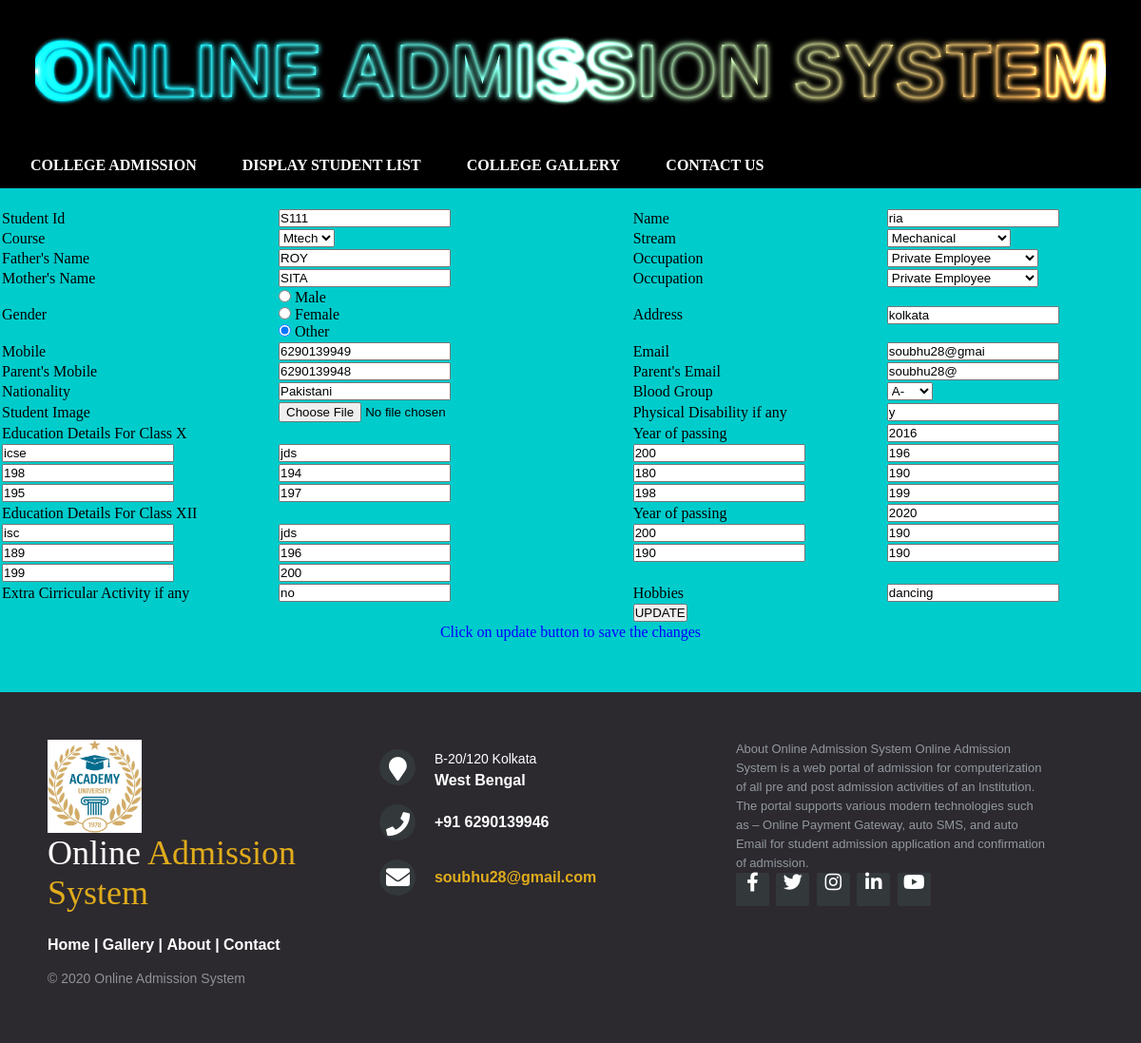
/edit.php?si=S111, run on the app's committed database.
### tables this page shows
CREATE TABLE `admission` (
  `student_id` varchar(20) NOT NULL,
  `sname` varchar(100) NOT NULL,
  `course` varchar(10) NOT NULL,
  `stream` varchar(100) NOT NULL,
  `fname` varchar(100) NOT NULL,
  `foccupation` varchar(100) NOT NULL,
  `mname` varchar(100) NOT NULL,
  `moccupation` varchar(100) NOT NULL,
  `gender` varchar(100) NOT NULL,
  `address` varchar(100) NOT NULL,
  `mobile` varchar(15) NOT NULL,
  `email` varchar(100) NOT NULL,
  `pmobile` varchar(15) NOT NULL,
  `pemail` varchar(100) NOT NULL,
  `nationality` varchar(20) NOT NULL,
  `bloodgroup` varchar(4) NOT NULL,
  `simage` varchar(255) NOT NULL,
  `pdisability` varchar(100) NOT NULL,
  `bnx` varchar(100) NOT NULL,
  `scnx` varchar(100) NOT NULL,
  `miex` int(5) NOT NULL,
  `mimx` int(5) NOT NULL,
  `mibx` int(5) NOT NULL,
  `micompx` int(5) NOT NULL,
  `yopx` int(10) NOT NULL,
  `tpx` decimal(10,0) NOT NULL,
  `pygx` decimal(10,0) NOT NULL,
  `mipx` int(5) NOT NULL,
  `micx` int(5) NOT NULL,
  `miscx` int(5) NOT NULL,
  `mislx` int(5) NOT NULL,
  `bnxii` varchar(100) NOT NULL,
  `ssnxii` varchar(100) NOT NULL,
  `miexii` int(5) NOT NULL,
  `mimxii` int(5) NOT NULL,
  `mislxii` int(5) NOT NULL,
  `micxii` int(5) NOT NULL,
  `yopxii` int(10) NOT NULL,
  `tpxii` decimal(10,0) NOT NULL,
  `pygxii` decimal(10,0) NOT NULL,
  `mipxii` int(5) NOT NULL,
  `michemxii` int(5) NOT NULL,
  `ecaxii` varchar(100) NOT NULL,
  `hobbies` varchar(100) NOT NULL
);

### edit.php (the view, shortened to what this page needs)
<link rel="stylesheet" href="https://cdnjs.cloudflare.com/ajax/libs/font-awesome/5.15.1/css/all.min.css">
<link rel="stylesheet" type="text/css" href="footerstyle.css">
	<?php
include("connection.php");
 $sid=$_GET['si'];
$query="select * from admission where student_id='".$sid."'";
$data=mysqli_query($conn,$query);
?>
<!DOCTYPE html>
<html>
<head>
</head>
<body bgcolor="00CCCC">
	<div class="wrapper">
        <div class="neon-wrapper">
            <span class="txt" >Online Admission System</span>
            <span class="gradient"></span>
            <span class="dodge"></span>
        </div>
    </div>
	<ul class="navigation">
			<li class="listitem"><a href="admission.php">College Admission</a></li>
			<li class="listitem"><a href="displaystudent.php">Display Student List</a></li>
			<li class="listitem"><a href="gallery.php">College Gallery</a></li>
			<li class="listitem"><a href="contact.php">Contact Us</a></li>
		</ul>
	<center>
<form action="" method="GET" enctype="multipart/form-data">
<table bgcolor="00CCCC" width="1200px">
	<tr>
		<td>&nbsp;</td>
		<td></td>
		<td></td>
		<td></td>
	</tr>
	<?php
	while($result=mysqli_fetch_assoc($data))
{
	?>
		<tr>
		<td>Student Id</td>
		<td><input type="TEXT" name="student_id" value="<?php echo $_GET['si'];?>"></td>
		<td>Name</td>
		<td><input type="TEXT" name="sname"  value="<?php echo $result['sname'];?>"></td>
	</tr>
	<tr>
		<td>Course</td>
		<td>
			 <select name="Course" id="Course">
    <option value="Mtech" <?php if($result[course]=='Mtech') echo'selected="selected"'; ?> >Mtech</option>
  </select>
		</td>
		<td>Stream</td>
		<td>
			 <select name="Stream" id="Stream">
    <option value="Mechanical" <?php if($result[stream]=='Mechanical') echo'selected="selected"'; ?> >Mechanical</option>
  </select>
		</td>
	</tr>
	<tr>
		<td>Father's Name</td>
		<td><input type="TEXT" name="FathersName" value="<?php echo $result['fname'];?>"></td>
		<td>Occupation</td>
		<td>
		<select name="FOccupation" id="Occupation" >
    <option value="Private Employee" <?php if($result[foccupation]=='Private Employee') echo'selected="selected"'; ?> >Private Employee</option>
  </select>
		</td>
	</tr>
	<tr>
		<td>Mother's Name</td>
		<td><input type="TEXT" name="MothersName" value="<?php echo $result['mname'];?>"></td>
		<td>Occupation</td>
		<td>
		<select name="MOccupation" id="Occupation">
    <option value="Private Employee" <?php if($result[moccupation]=='Private Employee') echo'selected="selected"'; ?> >Private Employee</option>
  </select>
		</td>
	</tr>
	<tr>
		<td>Gender</td>
		<td><input type="radio" id="male" name="gender" value="male" <?php if($result[gender]=='male') echo'checked="checked"'; ?> >
<label for="male">Male</label><br>
<input type="radio" id="female" name="gender" value="female"  <?php if($result[gender]=='female') echo'checked="checked"'; ?> >
<label for="female">Female</label><br>
<input type="radio" id="other" name="gender" value="other"  <?php if($result[gender]=='other') echo'checked="checked"'; ?> >
<label for="other">Other</label></td>
		<td>Address</td>
		<td>
			<input type="TEXT" name="Address" value="<?php echo $result['address'];?>">
		</td>
	</tr>
	<tr>
		<td>Mobile</td>
		<td><input type="TEXT" name="mobile" value="<?php echo $result['mobile'];?>"></td>
		<td>Email</td>
		<td><input type="TEXT" name="email" value="<?php echo $result['email'];?>"></td>
	</tr>
	<tr>
		<td>Parent's Mobile</td>
		<td><input type="TEXT" name="ParentsMobile" value="<?php echo $result['pmobile'];?>"></td>
		<td> Parent's Email</td>
		<td><input type="TEXT" name="ParentsEmail" value="<?php echo $result['pemail'];?>"></td>
	</tr>
	<tr>
		<td>Nationality</td>
		<td><input type="TEXT" name="Nationality" value="<?php echo $result['nationality'];?>"></td>
		<td>Blood Group</td>
		<td>
			<select name="BloodGroup" id="BloodGroup">
    <option value="A-"  <?php if($result[bloodgroup]=='A-') echo'selected="selected"'; ?> >A-</option>
  </select>
		</td>
	</tr>
	<tr>
		<td>Student Image</td>
		<td><input type="file" name="uploadfile" value="<?php echo $result['simage'];?>" ></td>
		<td>
			Physical Disability if any
		</td>
		<td>
			<input type="TEXT" name="PhysicalDisability" value="<?php echo $result['pdisability'];?>">
		</td>
	</tr>
	<tr>
		<td colspan="2">
			Education Details For Class X
		</td>
		<td>
			Year of passing
		</td>
		<td>
			<input type="TEXT" name="Edx" value="<?php echo $result['yopx'];?>">
		</td>
	</tr>
	<tr>
		<td>
			<input type="TEXT" placeholder="Board Name" name="Bnamex" value="<?php echo $result['bnx'];?>">
		</td>
		<td>
			<input type="TEXT" placeholder="School Name" name="Snamex" value="<?php echo $result['scnx'];?>">
		</td>
		<td>
			<input type="TEXT" placeholder="Total Percentage" name="Tpercentx" value="<?php echo $result['tpx'];?>">
		</td>
		<td>
			<input type="TEXT" placeholder="Percentage you got" name="Percentx" value="<?php echo $result['pygx'];?>">
		</td>
	</tr>
	<tr>
		<td>
			<input type="TEXT" placeholder="Marks in English" name="Ex" value="<?php echo $result['miex'];?>">
		</td>
		<td>
			<input type="TEXT" placeholder="Marks in Maths" name="Mx" value="<?php echo $result['mimx'];?>">
		</td>
		<td>
			<input type="TEXT" placeholder="Marks in Physics" name="Px" value="<?php echo $result['mipx'];?>">
		</td>
		<td>
			<input type="TEXT" placeholder="Marks in Chemistry" name="Cx" value="<?php echo $result['micx'];?>">
		</td>
	</tr>
	<tr>
		<td>
			<input type="TEXT" placeholder="Marks in Biology" name="Bx" value="<?php echo $result['mibx'];?>">
		</td>
		<td>
			<input type="TEXT" placeholder="Marks in Computer" name="Compx" value="<?php echo $result['micompx'];?>">
		</td>
		<td>
			<input type="TEXT" placeholder="Marks in Social Studies" name="Ssx" value="<?php echo $result['miscx'];?>">
		</td>
		<td>
			<input type="TEXT" placeholder="Marks in Second Language" name="Sx" value="<?php echo $result['mislx'];?>">
		</td>
	</tr>
	<tr>
		<td colspan="2">
			Education Details For Class XII
		</td>
		<td>
			Year of passing
		</td>
		<td>
			<input type="TEXT" name="Edxii" value="<?php echo $result['yopxii'];?>">
		</td>
	</tr>
	<tr>
		<td>
			<input type="TEXT" placeholder="Board Name" name="Bnamexii" value="<?php echo $result['bnxii'];?>">
		</td>
		<td>
			<input type="TEXT" placeholder="School Name" name="Snamexii" value="<?php echo $result['ssnxii'];?>">
		</td>
		<td>
			<input type="TEXT" placeholder="Total Percentage" name="Tpercentxii" value="<?php echo $result['tpxii'];?>">
		</td>
		<td>
			<input type="TEXT" placeholder="Percentage you got" name="Percentxii" value="<?php echo $result['pygxii'];?>">
		</td>
	</tr>
	<tr>
		<td>
			<input type="TEXT" placeholder="Marks in English" name="Exii" value="<?php echo $result['miexii'];?>">
		</td>
		<td>
			<input type="TEXT" placeholder="Marks in Maths" name="Mxii" value="<?php echo $result['mimxii'];?>">
		</td>
		<td>
			<input type="TEXT" placeholder="Marks in Physics" name="Pxii" value="<?php echo $result['mipxii'];?>">
		</td>
		<td>
			<input type="TEXT" placeholder="Marks in Chemistry" name="Cxii" value="<?php echo $result['michemxii'];?>">
		</td>
	</tr>
	<tr>
		<td>
			<input type="TEXT" placeholder="Marks in Second Language" name="Slxii" value="<?php echo $result['mislxii'];?>">
		</td>
		<td>
			<input type="TEXT" placeholder="Marks in Computer" name="Compxii" value="<?php echo $result['micxii'];?>">
		</td>
		<td>
		</td>
		<td>
		</td>
	</tr>
	<tr>
		<td>
			Extra Cirricular Activity if any
		</td>
		<td>
			<input type="TEXT" name="Eactivity" value="<?php echo $result['ecaxii'];?>">
		</td>
		<td>
			Hobbies
		</td>
		<td>
			<input type="TEXT" name="Hb" value="<?php echo $result['hobbies'];?>">
		</td>
	</tr>
	<tr>
		<td>
		</td>
		<td>
		</td>
		<td>
			<input type="submit" name="submit" value="UPDATE">
		</td>
		<td>
		</td>
	</tr>
<?php
	}
	?>
</table>
</form>
<?php
if($_GET['submit'])
{
	$sid=$_GET['student_id'];
	$snm=$_GET['sname'];
	$fn=$_GET['FathersName'];
	$co=$_GET['Course'];
	$st=$_GET['Stream'];
	$fo=$_GET['FOccupation'];
	$mn=$_GET['MothersName'];
	$mo=$_GET['MOccupation'];
	$ge=$_GET['gender'];
	$ad=$_GET['Address'];
	$mb=$_GET['mobile'];
	$em=$_GET['email'];
	$pmb=$_GET['ParentsMobile'];
	$pem=$_GET['ParentsEmail'];
	$na=$_GET['Nationality'];
	$bg=$_GET['BloodGroup'];
	$pd=$_GET['PhysicalDisability'];
	$bnx=$_GET['Bnamex'];
	$snx=$_GET['Snamex'];
	$tpx=$_GET['Tpercentx'];
	$pygx=$_GET['Percentx'];
	$miex=$_GET['Ex'];
	$mimx=$_GET['Mx'];
	$mipx=$_GET['Px'];
	$micx=$_GET['Cx'];
	$mibx=$_GET['Bx'];
	$micompx=$_GET['Compx'];
	$miscx=$_GET['Ssx'];
	$mislx=$_GET['Sx'];
	$yopx=$_GET['Edx'];
	$bnxii=$_GET['Bnamexii'];
	$ssnxii=$_GET['Snamexii'];
	$tpxii=$_GET['Tpercentxii'];
	$pygxii=$_GET['Percentxii'];
	$miexii=$_GET['Exii'];
	$mimxii=$_GET['Mxii'];
	$mipxii=$_GET['Pxii'];
	$michemxii=$_GET['Cxii'];
	$mislxii=$_GET['Slxii'];
	$micxii=$_GET['Compxii'];
	$ecaxii=$_GET['Eactivity'];
	$hobbies=$_GET['Hb'];
	$query="update admission set sname='$snm', fname='$fn' , course='$co' , stream='$st' , foccupation='$fo' , mname='$mn' , moccupation='$mo' , gender='$ge' , address='$ad' , mobile='$mb' , email='$em' , pmobile='$pmb' , pemail='$pem' , nationality='$na', bloodgroup='$bg' , pdisability='$pd' , bnx='$bnx' , scnx='$snx' , tpx='$tpx' , pygx='$pygx' , miex='$miex' , mimx='$mimx' , mipx='$mipx' , micx='$micx' , mibx='$mibx' , micompx='$micompx' , miscx='$miscx' , mislx='$mislx' , yopx='$yopx' , bnxii='$bnxii' , ssnxii='$ssnxii' , tpxii='$tpxii' , pygxii='$pygxii' , miexii='$miexii' , mimxii='$mimxii' , mipxii='$mipxii' , michemxii='$michemxii' , mislxii='$mislxii' , micxii='$micxii' , ecaxii='$ecaxii' , hobbies='$hobbies'   where student_id='$sid'";
	$data=mysqli_query($conn,$query);
	if($data)
	{
		echo"<font color='green'>Record updated Successfully <a href= displaystudent.php =>Check updated list</a>";
	}
	else
	{
		echo "<font color='red'>Record not updated";
	}
}
else
{
	echo "<font color='blue'> Click on update button to save the changes";
}
?>
<br>
<br>
<br>
<br>
</center>
<footer class="footer-distributed">
	<div class="footer-left">
		<img src="collegelogo1.jpg">
		<h3>Online<span> Admission System</span></h3>
		<p class="footer-links">
			<a href="#">Home</a>
			|
			<a href="#">Gallery</a>
			|
			<a href="#">About</a>
			|
			<a href="#">Contact</a>
		</p>
		<p class="footer-company-name">© 2020 Online Admission System</p>
	</div>
	<div class="footer-center">
		<div>
			<i class="fa fa-map-marker"></i>
			<p><span>B-20/120 Kolkata</span>
			West Bengal</p>
		</div>
		<div>
			<i class="fa fa-phone"></i>
			<p>+91 6290139946</p>
		</div>
		<div>
			<i class="fa fa-envelope"></i>
			<p><a href="#">soubhu28@gmail.com</a></p>
		</div>
	</div>
	<div class="footer-right">
		<p class="footer-company-about">
			<span>About Online Admission System</span>
		Online Admission System is a web portal of admission for computerization of all pre and post admission activities of an Institution. The portal supports various modern technologies such as – Online Payment Gateway, auto SMS, and auto Email for student admission application and confirmation of admission.</p>
		<div class="footer-icons">
			<a href="#"><i class="fab fa-facebook-f"></i></a>
			<a href="#"><i class="fab fa-twitter"></i></a>
			<a href="#"><i class="fab fa-instagram"></i></a>
			<a href="#"><i class="fab fa-linkedin-in"></i></a>
			<a href="#"><i class="fab fa-youtube"></i></a>
		</div>
	</div>
</footer>
</body>
</html>

### footerstyle.css (style rules this page uses)
* { padding:0; margin:0; }
footer { position: fixed; bottom:0; }
.footer-distributed { background-color:#2c292f; box-sizing:border-box; width:100%; text-align:left; font:bold 16px sans-serif; padding:50px 50px 60px 50px; }
.footer-distributed .footer-left, .footer-distributed .footer-center, .footer-distributed .footer-right { display: inline-block; vertical-align:top; }
.footer-distributed .footer-left { width:30%; }
.footer-distributed h3 { color:#ffffff; font:normal 36px 'Cookie',cursive; margin:0; }
.footer-distributed .footer-left img { width:30%; }
.footer-distributed h3 span { color: #e0ac1c; }
.footer-distributed .footer-links { color: #ffffff; margin:20px 0 12px; }
.footer-distributed .footer-links a { display: inline-block; line-height: 1.8; text-decoration: none; color: inherit; }
.footer-distributed .footer-company-name { color: #8f9296; font-size: 14px; font-weight: normal; margin: 0; }
.footer-distributed .footer-center { width: 35%; }
.footer-distributed .footer-center i { background-color: #33383b; color: #ffffff; font-size: 25px; width :38px; height: 38px; border-radius: 50%; text-align: center; line-height: 42px; margin: 10px 15px; vertical-align: middle; }
.footer-distributed .footer-center i.fa-envelope { font-sixe: 17px; line-height: 38px; }
.footer-distributed .footer-center p { display: inline-block; color: #ffffff; vertical-align: middle; margin:0; }
.footer-distributed .footer-center p span { display: block; font-weight: normal; font-size: 14px; line-height: 2; }
.footer-distributed .footer-center p a { color: #e0ac1c; text-decoration: none; }
.footer-distributed .footer-right { width:30%; }
.footer-distributed .footer-company-about { line-height: 20px; color: #92999f; font-size: 13px; font-weight: normal; margin: 0; }
.footer-distributed .footer-icons a { display: inline-block; width: 35px; height: 35px; cursor: pointer; background-color: #33383b; border-radius: 2px; font-size: 20px; color: #ffffff; text-align: center; line-height: 35px; margin-right: 3px; margin-bottom: 5px; }

### edit.php (style rules this page uses)
.navigation { margin:0; padding:0 1em; background:#000; height:3em; list-style:none; text-decoration:none; }
.listitem { float:left; height:100%; margin-right:1em; padding:0 1em; }
.listitem a { color:#fff; text-decoration:none; font-weight: bold; text-transform: uppercase; float:left; height:100%; line-height:3; }
body { margin: 0; padding: 0; }
.wrapper { height: 150px; display: flex; align-items: center; justify-content: center; background: #000000; }
.txt { color: #ffffff; background:#000000; font-size:80px; font-weight: bold; font-family: Arial; text-transform: uppercase; }
.txt::before { content: 'Online Admission System'; position: absolute; mix-blend-mode: difference; filter: blur(3px); }
.neon-wrapper { display:inline-flex; filter: brightness(200%); overflow: hidden; }
.gradient { background: linear-gradient(114.5793141156962deg, rgba(6, 227, 250,1) 4.927083333333334%,rgba(229, 151, 64,1) 97.84374999999999%); position: absolute; top: 0; left:0; width: 100%; height:100%; mix-blend-mode: multiply; }
.dodge { background: radial-gradient(circle,white,black 35%) center / 25% 25%; position: absolute; top:-100%; left:-100%; right:0; bottom:0; mix-blend-mode: color-dodge; animation: dodge-area 3s linear infinite; }

### data on the page
admission: sname "ria", Course "Mtech", Stream "Mechanical", FathersName "ROY", FOccupation "Private Employee", MothersName "SITA", MOccupation "Private Employee", gender "☐ Male", gender "☐ Female", gender "☑ Other", Address "kolkata", mobile "6290139949", email "soubhu28@gmai", ParentsMobile "6290139948", ParentsEmail "soubhu28@", Nationality "Pakistani", BloodGroup "A-", PhysicalDisability "y", Edx "2016", Bnamex "icse", Snamex "jds", Tpercentx "200", Percentx "196", Ex "198", Mx "194", Px "180", Cx "190", Bx "195", Compx "197", Ssx "198", Sx "199", Edxii "2020", Bnamexii "isc", Snamexii "jds", Tpercentxii "200", Percentxii "190", Exii "189", Mxii "196", Pxii "190", Cxii "190", Slxii "199", Compxii "200", Eactivity "no", Hb "dancing"
